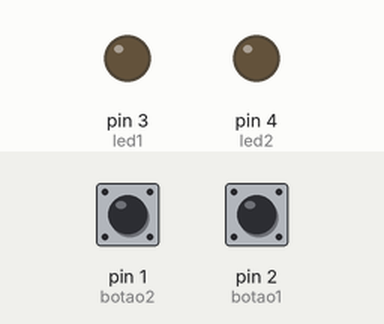
This sketch was run on a simulated Arduino Uno, built with avr-gcc and run on an emulated ATmega328P. On the bench: output pins drawn as LEDs (lit = HIGH). The inputs (shaded band) are chosen by the test bench; at power-on: pin 1 (botao2) HIGH, pin 2 (botao1) LOW.

Above: at 1.2 s.
1.3 s: pin 1 (botao2) pulled LOW for 0.15 s
At 1.37 s:
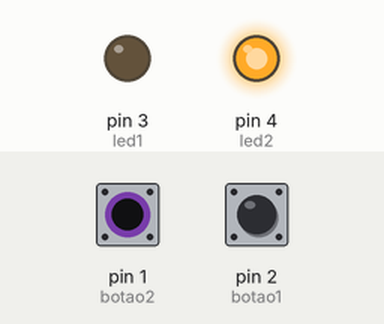
2.9 s: pin 2 (botao1) pulled HIGH for 0.15 s
At 2.97 s:
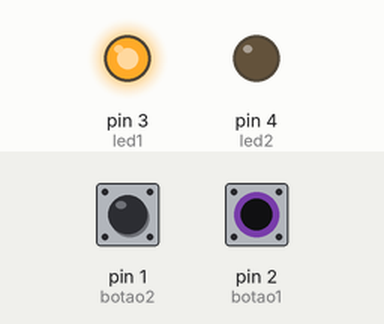
4.5 s: pin 2 (botao1) pulled HIGH for 3.2 s
At 8.9 s:
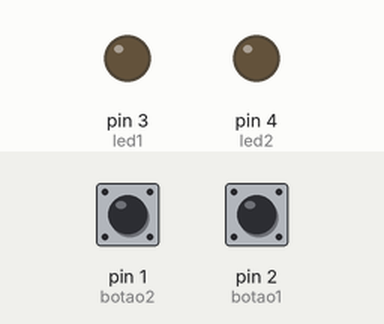
9.2 s: pin 1 (botao2) pulled LOW for 3.2 s
At 10.3 s:
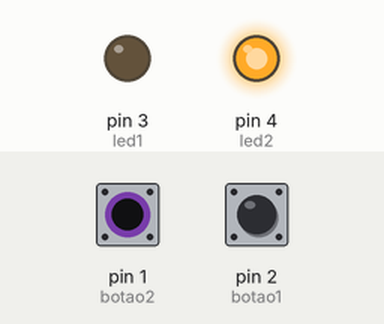
13.9 s: pin 1 (botao2) driven LOW and pin 2 (botao1) driven HIGH
At 15.1 s:
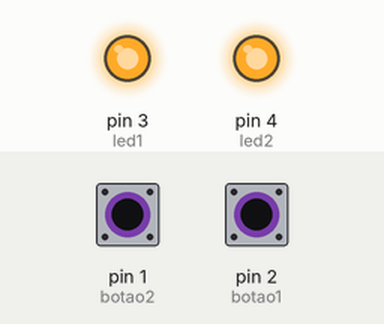
Timing chart, 0 to 16.4 s (numbered marks = the images above; inputs shaded):
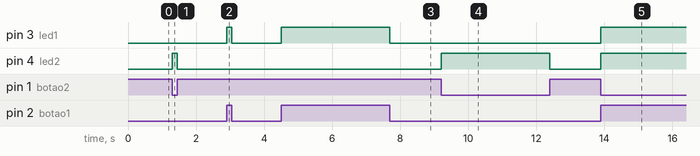

Measured:
- after the input at 1.3 s, pin 4 (led2): LOW → HIGH at once, → LOW 0.15 s later
- after the input at 2.9 s, pin 3 (led1): LOW → HIGH at once, → LOW 0.15 s later
- after the input at 4.5 s, pin 3 (led1): LOW → HIGH at once, → LOW 3.2 s later
- after the input at 9.2 s, pin 4 (led2): LOW → HIGH at once, → LOW 3.2 s later
- after the input at 13.9 s, pin 3 (led1), pin 4 (led2): LOW → HIGH at once

The sketch:

codigo.ino
```cpp
const int led1 = 3;
const int led2 = 4;
const int botao1 = 2;
const int botao2 = 1;

int var1;
int var2;
void setup()
{
pinMode(led1, OUTPUT);
pinMode(led2, OUTPUT);
pinMode(botao1, INPUT);
pinMode(botao2, INPUT);
}
void loop()
{
var1 = digitalRead(botao1);
var2 = digitalRead(botao2);
if(var1){
digitalWrite(led1, HIGH);
}else{
digitalWrite(led1, LOW);
}

 if(!var2){
digitalWrite(led2, HIGH);
}else{
digitalWrite(led2, LOW);
}
}
```
